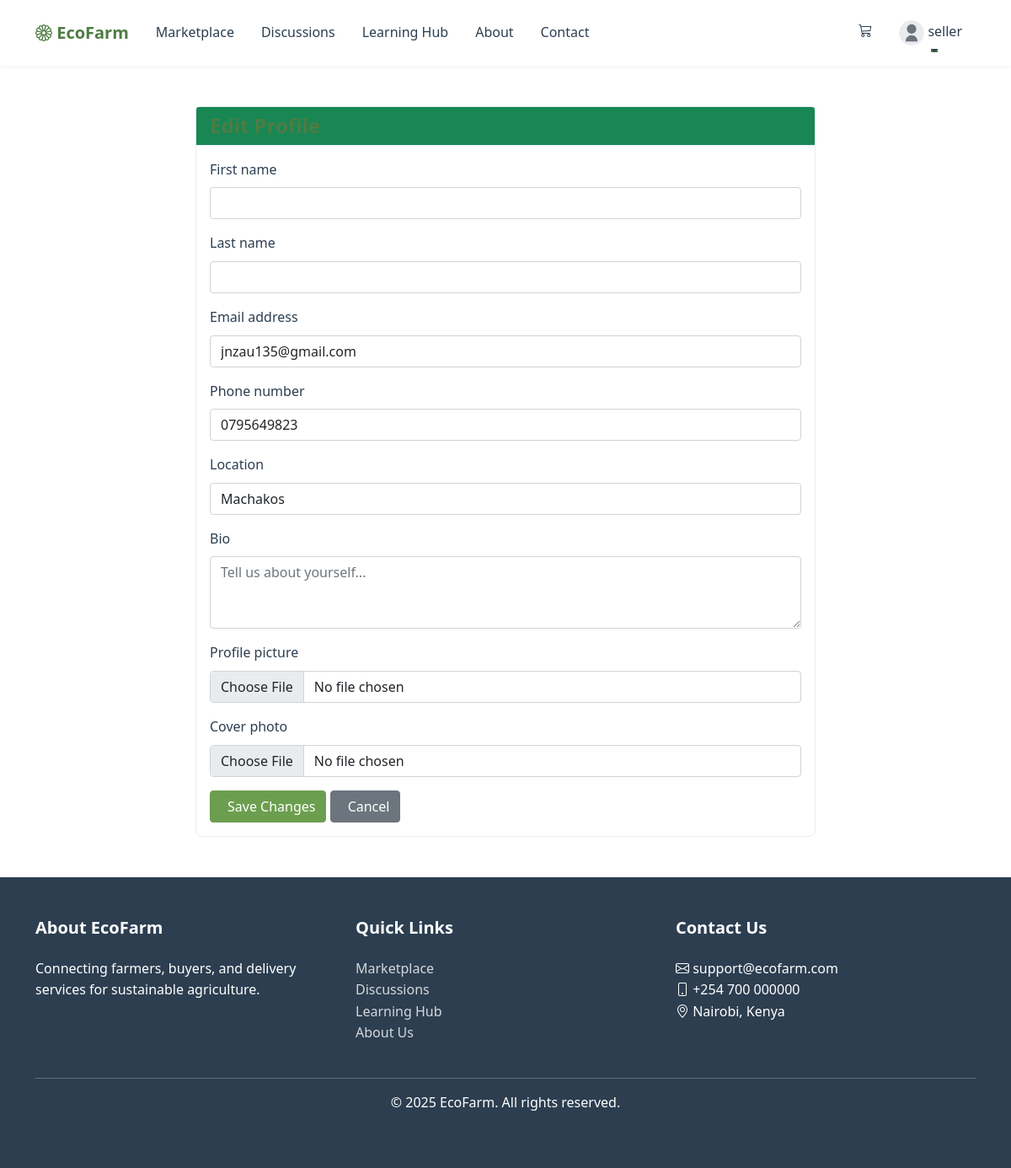
The app's page /edit-profile/ (signed in) with its own data.
### connect/models.py (models this page shows, shortened)
class User(AbstractUser):
    class Role(models.TextChoices):
        BUYER = 'buyer', _('Buyer')
        SELLER = 'seller', _('Seller')
        BODA_RIDER = 'boda_rider', _('Boda Rider')
        ADMIN = 'admin', _('Admin')
    role = models.CharField(
        max_length=20,
        choices=Role.choices,
        default=Role.BUYER,
    )
    phone_number = models.CharField(max_length=15, blank=True)
    location = models.CharField(max_length=255, blank=True)
    profile_picture = models.ImageField(upload_to='profile_pics/', blank=True, null=True)
    wishlist = models.ManyToManyField('Product', related_name='wishlisted_by', blank=True)
    friends = models.ManyToManyField('self', symmetrical=True, blank=True)
    following = models.ManyToManyField('self', symmetrical=False, blank=True, related_name='followers')
    bio = models.TextField(max_length=500, blank=True)
    cover_photo = models.ImageField(upload_to='cover_photos/', blank=True, null=True)
    def is_seller(self):
        return self.role == self.Role.SELLER

### connect/views.py (the view)
# urls.py: path('edit-profile/', views.edit_profile, name='edit_profile'),
@login_required
def edit_profile(request):
    if request.method == 'POST':
        form = EditProfileForm(request.POST, request.FILES, instance=request.user)
        if form.is_valid():
            form.save()
            messages.success(request, 'Your profile has been updated successfully!')
            return redirect('user_profile', username=request.user.username)
    else:
        form = EditProfileForm(instance=request.user)
    return render(request, 'edit_profile.html', {'form': form})

### connect/forms.py (shortened to what this page needs)
class EditProfileForm(forms.ModelForm):
    class Meta:
        model = User
        fields = ('first_name', 'last_name', 'email', 'phone_number', 'location', 'bio', 'profile_picture', 'cover_photo')
        widgets = {
            'bio': forms.Textarea(attrs={'class': 'form-control', 'rows': 3, 'placeholder': 'Tell us about yourself...'}),
            'location': forms.TextInput(attrs={'class': 'form-control', 'placeholder': 'Your location'}),
            'phone_number': forms.TextInput(attrs={
                'class': 'form-control',
                'pattern': '^(?:254|\+254|0)?([7-9]{1}[0-9]{8})$',
                'placeholder': 'e.g., 0712345678 or 254712345678'
            }),
            'profile_picture': forms.FileInput(attrs={'class': 'form-control'}),
            'cover_photo': forms.FileInput(attrs={'class': 'form-control'}),
        }

### templates/edit_profile.html (shortened to what this page needs)
{% extends 'base.html' %}
{% load static %}
{% load crispy_forms_tags %}
{% block content %}
<div class="container py-4">
    <div class="row justify-content-center">
        <div class="col-md-8">
            <div class="card">
                <div class="card-header bg-success text-white">
                    <h4 class="mb-0">Edit Profile</h4>
                </div>
                <div class="card-body">
                    <form method="post" enctype="multipart/form-data">
                        {{ form|crispy }}
                        <div class="mt-3">
                            <button type="submit" class="btn btn-success">
                                Save Changes
                            </button>
                            <a href="{% url 'user_profile' request.user.username %}" class="btn btn-secondary">
                                Cancel
                            </a>
                        </div>
                    </form>
                </div>
            </div>
        </div>
    </div>
</div>
{% endblock %}

### templates/base.html (shortened to what this page needs)
{% load static %}
<!DOCTYPE html>
<html lang="en">
<head>
    <link href="https://cdn.jsdelivr.net/npm/bootstrap@5.1.3/dist/css/bootstrap.min.css" rel="stylesheet">
    <link rel="stylesheet" href="https://cdn.jsdelivr.net/npm/bootstrap-icons@1.8.1/font/bootstrap-icons.css">
    <link rel="stylesheet" href="{% static 'css/custom.css' %}">
</head>
<body>
    <nav class="navbar navbar-expand-lg sticky-top">
        <div class="container">
            <a class="navbar-brand" href="{% url 'home' %}">
                <i class="bi bi-flower1"></i> EcoFarm
            </a>
            <div class="collapse navbar-collapse" id="navbarNav">
                <ul class="navbar-nav me-auto">
                    <li class="nav-item">
                        <a class="nav-link {% if request.resolver_match.url_name == 'marketplace' %}active{% endif %}"
                           href="{% url 'marketplace' %}">Marketplace</a>
                    </li>
                    <li class="nav-item">
                        <a class="nav-link {% if request.resolver_match.url_name == 'discussions' %}active{% endif %}"
                           href="{% url 'discussions' %}">Discussions</a>
                    </li>
                    <li class="nav-item">
                        <a class="nav-link {% if request.resolver_match.url_name == 'learning_hub' %}active{% endif %}"
                           href="{% url 'learning_hub' %}">Learning Hub</a>
                    </li>
                    <li class="nav-item">
                        <a class="nav-link {% if request.resolver_match.url_name == 'about' %}active{% endif %}"
                           href="{% url 'about' %}">About</a>
                    </li>
                    <li class="nav-item">
                        <a class="nav-link {% if request.resolver_match.url_name == 'contact' %}active{% endif %}"
                           href="{% url 'contact' %}">Contact</a>
                    </li>
                </ul>
                <ul class="navbar-nav">
                    {% if user.is_authenticated %}
                    <li class="nav-item">
                        <a class="nav-link" href="{% url 'cart' %}">
                            <i class="bi bi-cart3"></i>
                        </a>
                    </li>
                    <li class="nav-item dropdown">
                        <a class="nav-link dropdown-toggle" href="#" id="userDropdown" role="button" data-bs-toggle="dropdown" aria-expanded="false">
                            <img src="{% if user.profile_picture %}{{ user.profile_picture.url }}{% else %}{% static 'images/default-profile.svg' %}{% endif %}"
                                 alt="{{ user.get_full_name }}" class="rounded-circle" style="width: 30px; height: 30px; object-fit: cover;">
                            {{ user.get_full_name|default:user.username }}
                        </a>
                    </li>
                    {% endif %}
                </ul>
            </div>
        </div>
    </nav>
    <main class="py-4">
        {% block content %}{% endblock %}
    </main>
    <footer class="footer mt-auto">
        <div class="container">
            <div class="row">
                <div class="col-md-4">
                    <h5>About EcoFarm</h5>
                    <p>Connecting farmers, buyers, and delivery services for sustainable agriculture.</p>
                </div>
                <div class="col-md-4">
                    <h5>Quick Links</h5>
                    <ul class="list-unstyled">
                        <li><a href="{% url 'marketplace' %}">Marketplace</a></li>
                        <li><a href="{% url 'discussions' %}">Discussions</a></li>
                        <li><a href="{% url 'learning_hub' %}">Learning Hub</a></li>
                        <li><a href="{% url 'about' %}">About Us</a></li>
                    </ul>
                </div>
                <div class="col-md-4">
                    <h5>Contact Us</h5>
                    <ul class="list-unstyled">
                        <li><i class="bi bi-envelope"></i> support@ecofarm.com</li>
                        <li><i class="bi bi-phone"></i> +254 700 000000</li>
                        <li><i class="bi bi-geo-alt"></i> Nairobi, Kenya</li>
                    </ul>
                </div>
            </div>
            <hr class="mt-4">
            <div class="text-center">
                <p>&copy; {% now "Y" %} EcoFarm. All rights reserved.</p>
            </div>
        </div>
    </footer>
</body>
</html>

### static/css/custom.css (style rules this page uses)
:root { --primary-green: #4e7c44; --light-green: #6c9e4f; --hover-green: #3d6235; --subtle-green: rgba(78, 124, 68, 0.1); --text-dark: #2c3e50; --text-muted: #6c757d; --border-color: #e9ecef; }
body { color: var(--text-dark); line-height: 1.6; }
h1, h2, h3, h4, h5, h6 { color: var(--primary-green); font-weight: 600; }
a { color: var(--text-dark); text-decoration: none; transition: all 0.2s ease; }
.navbar { background-color: #fff; box-shadow: 0 2px 4px rgba(0, 0, 0, 0.05); padding: 1rem 0; }
.navbar-brand { color: var(--primary-green) !important; font-weight: 600; }
.nav-link { color: var(--text-dark) !important; position: relative; padding: 0.5rem 1rem !important; }
.nav-link::after { content: ''; position: absolute; bottom: 0; left: 50%; width: 0; height: 2px; background-color: var(--primary-green); transition: all 0.2s ease; transform: translateX(-50%); }
.btn-success { background-color: var(--light-green); border-color: var(--light-green); }
.card { border: 1px solid var(--border-color); border-radius: 0.5rem; transition: all 0.2s ease; }
.card-header { background-color: #fff; border-bottom: 1px solid var(--border-color); }
.footer { background-color: #2c3e50; color: #fff; padding: 3rem 0; }
.footer h5 { color: #fff; margin-bottom: 1.5rem; }
.footer a { color: rgba(255, 255, 255, 0.8); }

### records on screen
User: get_full_name "seller", email "jnzau135@gmail.com", phone_number "0795649823", location "Machakos"
